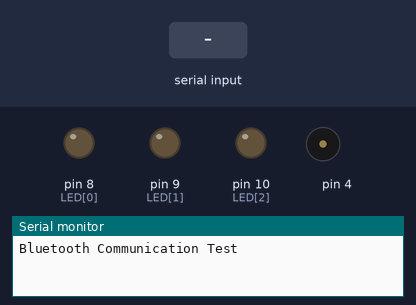
Bench run of a sketch on a simulated Arduino Uno, built with avr-gcc and run on an emulated ATmega328P. Shown: output pins drawn as LEDs (lit = HIGH), buzzer (waves = sounding), the last lines printed to the serial monitor. Inputs (shaded band) come from the test bench.

Above: at 1.2 s.
1.3 s: "r\n" received over the second serial link
At 2.4 s:
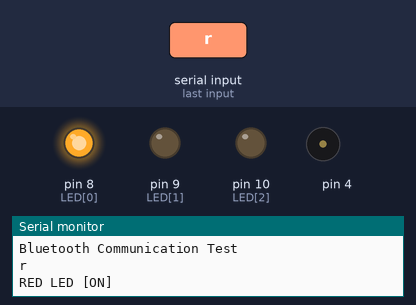
2.8 s: "g\n" received over the second serial link
At 3.6 s:
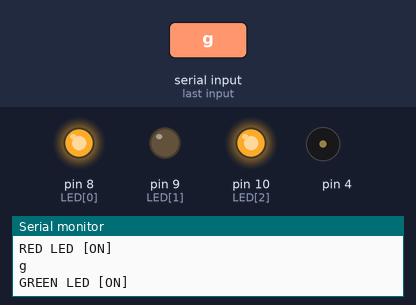
4.3 s: "y\n" received over the second serial link
At 4.8 s:
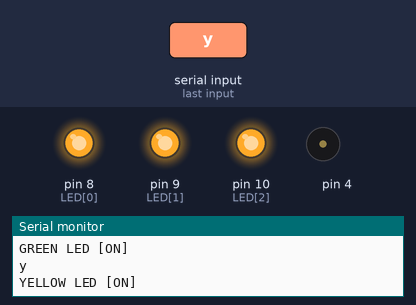
5.8 s: "s\n" received over the second serial link
At 6.9 s:
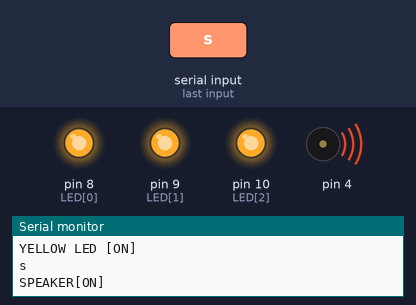
7.3 s: "r\n" received over the second serial link
At 8.2 s:
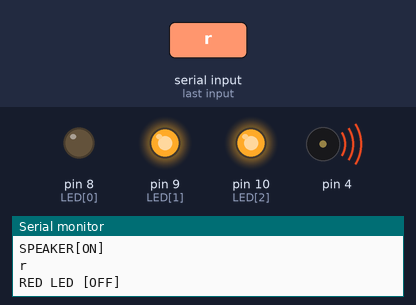
10.3 s: "g\n" received over the second serial link
At 10.7 s:
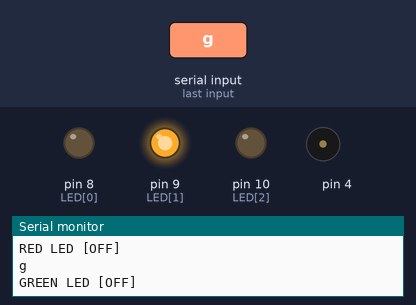
Timing chart, 0 to 12.8 s (numbered marks = the images above; inputs shaded):
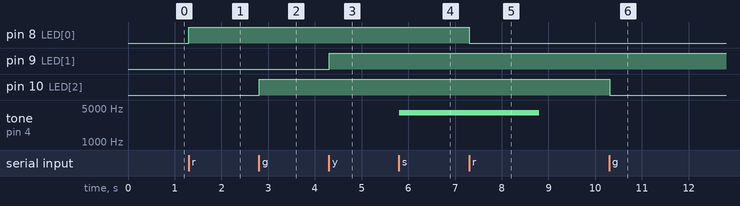

The sketch:

20190603_bluetooth.ino
```cpp
#include <SoftwareSerial.h>

SoftwareSerial BTSerial(3,2);

int LED[3] = {8,9,10};
unsigned int num = 0;
unsigned int red = 0;
unsigned int green = 0;
unsigned int yel = 0;
unsigned int spe = 0;

char null = '\n';
char data = 0;

void setup() {
  Serial.begin(9600);
  BTSerial.begin(9600);

  for(num = 0;num<3;num++){
    pinMode(LED[num], OUTPUT);
  }
  pinMode(4, OUTPUT);
  Serial.println("Bluetooth Communication Test");

}

void loop() {
  if(BTSerial.available()){
    data = BTSerial.read();
    Serial.write(data);
    Serial.write(null);

    if(data == 'r'){
      switch(red){
        case 0:
          Serial.println("RED LED [ON]");

          digitalWrite(LED[0], HIGH);
          red = 1;
          break;
        case 1:
          Serial.println("RED LED [OFF]");

          digitalWrite(LED[0], LOW);
          red = 0;
          break;
      }
    }else if(data == 'g'){
      switch(green){
        case 0:
          Serial.println("GREEN LED [ON]");

          digitalWrite(LED[2], HIGH);
          green = 1;
          break;
        case 1:
          Serial.println("GREEN LED [OFF]");

          digitalWrite(LED[2], LOW);
          green = 0;
          break;
      }
    }else if(data == 'y'){
      switch(yel){
        case 0:
          Serial.println("YELLOW LED [ON]");

          digitalWrite(LED[1], HIGH);
          yel = 1;
          break;
        case 1:
          Serial.println("YELLOW LED [OFF]");

          digitalWrite(LED[1], LOW);
          yel = 0;
          break;
      }
    }else if(data == 's'){
      switch(spe){
        case 0:
         Serial.println("SPEAKER[ON]");
         tone(4, 4000,3000);
         spe = 1;

         break;
        case 1:
        Serial.println("SPEAKER[OFF]");
         tone(4, 0, 0);
         spe = 0;

         break;
      }
    }
  }


  delay(10);


}
```

Measured:
- after the input at 1.3 s, pin 8 (LED[0]): LOW → HIGH at once
- after the input at 2.8 s, pin 10 (LED[2]): LOW → HIGH at once
- after the input at 4.3 s, pin 9 (LED[1]): LOW → HIGH at once
- after the input at 5.8 s, tone on pin 4: silent → 4000 Hz at once
- after the input at 7.3 s, pin 8 (LED[0]): HIGH → LOW at once
- after the input at 10.3 s, pin 10 (LED[2]): HIGH → LOW at once
